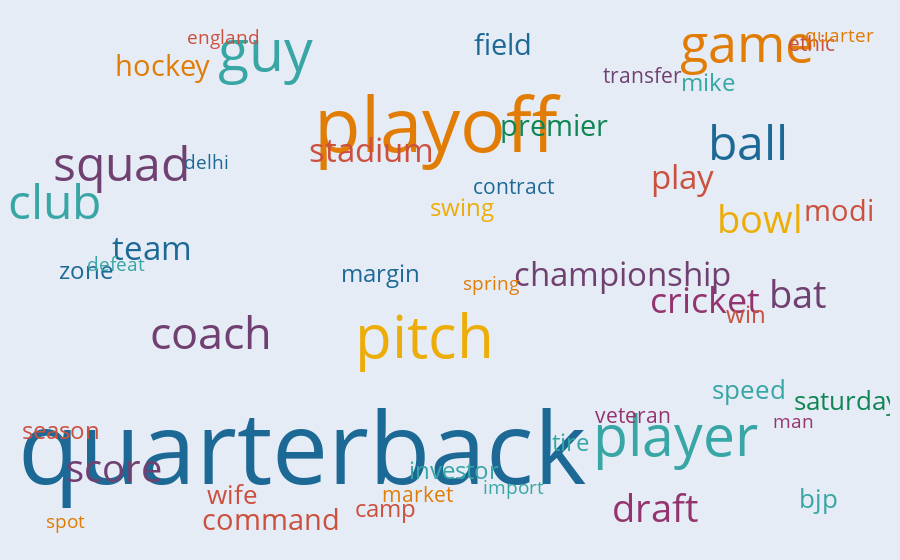

Write notebook code for a chart like this one.
### Code cell
topk = 50
male_topk_words = word_scores.head(topk).set_index('word')['score']
weights = male_topk_words.values
topk_words_freq = male_topk_words.apply(lambda x: int(x * 10))
word_frequencies = topk_words_freq.to_dict()
word_frequencies['quarterback'] = 42

fig = plot_word_could(word_frequencies, weights=weights, file_name='male_word_cloud.html')
fig.show()

### Figure 1 — Plotly figure (JSON) as saved in the notebook; plotly's stock layout.template omitted (floating-point values rounded to 4 significant figures)
{"data": [{"hoverinfo": "text", "hovertext": ["quarterback: 5.840626389983052", "playoff: 3.273131708484916", "pitch: 2.529542041691597", "player: 2.49636528364821", "guy: 2.432545109684091", "game: 2.270870437646005", "club: 2.080744616267363", "squad: 2.0205054436038408", "ball: 2.01732987929512", "coach: 1.9392089460956528", "draft: 1.6693290491355206", "bat: 1.640093619493829", "bowl: 1.6358850796780369", "score: 1.618542758826567", "cricket: 1.5661647648752095", "stadium: 1.4530928347474037", "team: 1.4417691705689748", "championship: 1.4141310381941508", "play: 1.4114948296774503", "command: 1.2618835242911337", "hockey: 1.2510304202409424", "modi: 1.2412597555657805", "field: 1.232203782628862", "premier: 1.2253181059048868", "speed: 1.1423163172400903", "saturday: 1.1280075942303367", "wife: 1.1275279687473017", "bjp: 1.1078240541159718", "investor: 1.071725409828581", "tire: 1.065367139243515", "swing: 1.0513688934388654", "camp: 1.049575045286112", "mike: 1.048484183649822", "win: 1.0215713583425818", "margin: 1.017920699049376", "zone: 1.008161434100519", "season: 1.0016662832831646", "market: 0.9804018632397324", "veteran: 0.9311342801726245", "contract: 0.9258553857024818", "transfer: 0.9084823560419848", "ethic: 0.9066556355740154", "quarter: 0.892269265879562", "import: 0.8865743817292683", "spring: 0.8835847014420654", "man: 0.8742365496737055", "defeat: 0.8610469538875083", "delhi: 0.8512942738031738", "england: 0.8416889042221252", "spot: 0.8377641498401448"], "mode": "text", "text": ["quarterback", "playoff", "pitch", "player", "guy", "game", "club", "squad", "ball", "coach", "draft", "bat", "bowl", "score", "cricket", "stadium", "team", "championship", "play", "command", "hockey", "modi", "field", "premier", "speed", "saturday", "wife", "bjp", "investor", "tire", "swing", "camp", "mike", "win", "margin", "zone", "season", "market", "veteran", "contract", "transfer", "ethic", "quarter", "import", "spring", "man", "defeat", "delhi", "england", "spot"], "textfont": {"color": ["rgb(29, 105, 150)", "rgb(225, 124, 5)", "rgb(237, 173, 8)", "rgb(56, 166, 165)", "rgb(56, 166, 165)", "rgb(225, 124, 5)", "rgb(56, 166, 165)", "rgb(111, 64, 112)", "rgb(29, 105, 150)", "rgb(111, 64, 112)", "rgb(148, 52, 110)", "rgb(111, 64, 112)", "rgb(237, 173, 8)", "rgb(111, 64, 112)", "rgb(148, 52, 110)", "rgb(204, 80, 62)", "rgb(29, 105, 150)", "rgb(111, 64, 112)", "rgb(204, 80, 62)", "rgb(204, 80, 62)", "rgb(225, 124, 5)", "rgb(204, 80, 62)", "rgb(29, 105, 150)", "rgb(15, 133, 84)", "rgb(56, 166, 165)", "rgb(15, 133, 84)", "rgb(204, 80, 62)", "rgb(56, 166, 165)", "rgb(56, 166, 165)", "rgb(56, 166, 165)", "rgb(237, 173, 8)", "rgb(204, 80, 62)", "rgb(56, 166, 165)", "rgb(204, 80, 62)", "rgb(29, 105, 150)", "rgb(29, 105, 150)", "rgb(204, 80, 62)", "rgb(225, 124, 5)", "rgb(148, 52, 110)", "rgb(29, 105, 150)", "rgb(111, 64, 112)", "rgb(204, 80, 62)", "rgb(225, 124, 5)", "rgb(56, 166, 165)", "rgb(225, 124, 5)", "rgb(148, 52, 110)", "rgb(56, 166, 165)", "rgb(29, 105, 150)", "rgb(204, 80, 62)", "rgb(225, 124, 5)"], "size": [100.0, 76.19, 59.52, 57.14, 57.14, 52.38, 47.62, 47.62, 47.62, 45.24, 38.1, 38.1, 38.1, 38.1, 35.71, 33.33, 33.33, 33.33, 33.33, 28.57, 28.57, 28.57, 28.57, 28.57, 26.19, 26.19, 26.19, 26.19, 23.81, 23.81, 23.81, 23.81, 23.81, 23.81, 23.81, 23.81, 23.81, 21.43, 21.43, 21.43, 21.43, 21.43, 19.05, 19.05, 19.05, 19.05, 19.05, 19.05, 19.05, 19.05]}, "x": [262, 397, 385, 638, 226, 709, 13, 81, 710, 171, 617, 760, 723, 73, 667, 332, 111, 584, 645, 231, 122, 802, 464, 516, 712, 809, 192, 781, 415, 532, 423, 346, 670, 708, 341, 45, 20, 378, 595, 475, 604, 774, 802, 475, 452, 756, 75, 166, 183, 25], "y": [117, 682, 318, 147, 814, 829, 554, 619, 656, 327, 25, 396, 525, 94, 386, 647, 476, 432, 600, 7, 793, 542, 830, 689, 232, 214, 51, 44, 93, 141, 549, 26, 765, 363, 434, 440, 162, 52, 188, 586, 779, 834, 849, 64, 418, 179, 452, 629, 845, 6], "type": "scatter"}], "layout": {"autosize": true, "margin": {"pad": 1000, "t": 10, "l": 10, "r": 10, "b": 10}, "xaxis": {"automargin": true, "showgrid": false, "showticklabels": false, "zeroline": false}, "yaxis": {"automargin": true, "showgrid": false, "showticklabels": false, "zeroline": false}}}
